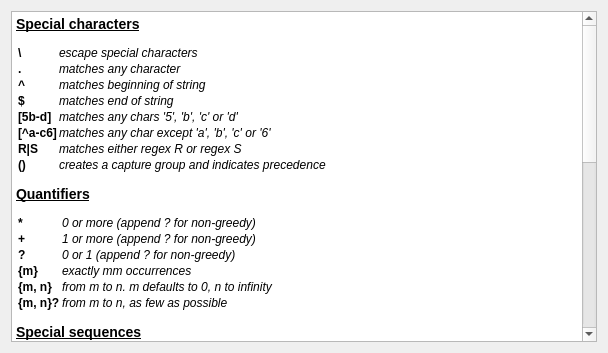
<?xml version="1.0" encoding="UTF-8"?>
<ui version="4.0">
 <class>Form</class>
 <widget class="QWidget" name="Form">
  <property name="geometry">
   <rect>
    <x>0</x>
    <y>0</y>
    <width>608</width>
    <height>353</height>
   </rect>
  </property>
  <property name="windowTitle">
   <string>Form</string>
  </property>
  <layout class="QGridLayout" name="gridLayout">
   <item row="0" column="0">
    <widget class="QTextEdit" name="textEditQuickRef">
     <property name="sizePolicy">
      <sizepolicy hsizetype="Minimum" vsizetype="Expanding">
       <horstretch>0</horstretch>
       <verstretch>0</verstretch>
      </sizepolicy>
     </property>
     <property name="readOnly">
      <bool>true</bool>
     </property>
     <property name="html">
      <string>&lt;!DOCTYPE HTML PUBLIC &quot;-//W3C//DTD HTML 4.0//EN&quot; &quot;http://www.w3.org/TR/REC-html40/strict.dtd&quot;&gt;
&lt;html&gt;&lt;head&gt;&lt;meta name=&quot;qrichtext&quot; content=&quot;1&quot; /&gt;&lt;style type=&quot;text/css&quot;&gt;
p, li { white-space: pre-wrap; }
&lt;/style&gt;&lt;/head&gt;&lt;body style=&quot; font-family:'Sans Serif'; font-size:9pt; font-weight:400; font-style:normal;&quot;&gt;
&lt;p style=&quot; margin-top:12px; margin-bottom:12px; margin-left:0px; margin-right:0px; -qt-block-indent:0; text-indent:0px;&quot;&gt;&lt;span style=&quot; font-size:large; font-weight:600; text-decoration: underline;&quot;&gt;Special characters&lt;/span&gt;&lt;/p&gt;
&lt;p style=&quot;-qt-paragraph-type:empty; margin-top:12px; margin-bottom:12px; margin-left:0px; margin-right:0px; -qt-block-indent:0; text-indent:0px;&quot;&gt;&lt;br /&gt;&lt;/p&gt;
&lt;table border=&quot;0&quot; style=&quot; margin-top:0px; margin-bottom:0px; margin-left:0px; margin-right:0px;&quot; cellspacing=&quot;2&quot; cellpadding=&quot;0&quot;&gt;
&lt;tr&gt;
&lt;td&gt;
&lt;p style=&quot; margin-top:12px; margin-bottom:12px; margin-left:0px; margin-right:0px; -qt-block-indent:0; text-indent:0px;&quot;&gt;&lt;span style=&quot; font-family:'Courier New,courier'; font-weight:600;&quot;&gt;\&lt;/span&gt;&lt;/p&gt;&lt;/td&gt;
&lt;td&gt;
&lt;p style=&quot; margin-top:12px; margin-bottom:12px; margin-left:0px; margin-right:0px; -qt-block-indent:0; text-indent:0px;&quot;&gt;&lt;span style=&quot; font-style:italic;&quot;&gt;escape special characters&lt;/span&gt;&lt;/p&gt;&lt;/td&gt;&lt;/tr&gt;
&lt;tr&gt;
&lt;td&gt;
&lt;p style=&quot; margin-top:12px; margin-bottom:12px; margin-left:0px; margin-right:0px; -qt-block-indent:0; text-indent:0px;&quot;&gt;&lt;span style=&quot; font-family:'Courier New,courier'; font-weight:600;&quot;&gt;.&lt;/span&gt;&lt;/p&gt;&lt;/td&gt;
&lt;td&gt;
&lt;p style=&quot; margin-top:12px; margin-bottom:12px; margin-left:0px; margin-right:0px; -qt-block-indent:0; text-indent:0px;&quot;&gt;&lt;span style=&quot; font-style:italic;&quot;&gt;matches any character&lt;/span&gt;&lt;/p&gt;&lt;/td&gt;&lt;/tr&gt;
&lt;tr&gt;
&lt;td&gt;
&lt;p style=&quot; margin-top:12px; margin-bottom:12px; margin-left:0px; margin-right:0px; -qt-block-indent:0; text-indent:0px;&quot;&gt;&lt;span style=&quot; font-family:'Courier New,courier'; font-weight:600;&quot;&gt;^&lt;/span&gt;&lt;/p&gt;&lt;/td&gt;
&lt;td&gt;
&lt;p style=&quot; margin-top:12px; margin-bottom:12px; margin-left:0px; margin-right:0px; -qt-block-indent:0; text-indent:0px;&quot;&gt;&lt;span style=&quot; font-style:italic;&quot;&gt;matches beginning of string&lt;/span&gt;&lt;/p&gt;&lt;/td&gt;&lt;/tr&gt;
&lt;tr&gt;
&lt;td&gt;
&lt;p style=&quot; margin-top:12px; margin-bottom:12px; margin-left:0px; margin-right:0px; -qt-block-indent:0; text-indent:0px;&quot;&gt;&lt;span style=&quot; font-family:'Courier New,courier'; font-weight:600;&quot;&gt;$&lt;/span&gt;&lt;/p&gt;&lt;/td&gt;
&lt;td&gt;
&lt;p style=&quot; margin-top:12px; margin-bottom:12px; margin-left:0px; margin-right:0px; -qt-block-indent:0; text-indent:0px;&quot;&gt;&lt;span style=&quot; font-style:italic;&quot;&gt;matches end of string&lt;/span&gt;&lt;/p&gt;&lt;/td&gt;&lt;/tr&gt;
&lt;tr&gt;
&lt;td&gt;
&lt;p style=&quot; margin-top:12px; margin-bottom:12px; margin-left:0px; margin-right:0px; -qt-block-indent:0; text-indent:0px;&quot;&gt;&lt;span style=&quot; font-family:'Courier New,courier'; font-weight:600;&quot;&gt;[5b-d]&lt;/span&gt;&lt;/p&gt;&lt;/td&gt;
&lt;td&gt;
&lt;p style=&quot; margin-top:12px; margin-bottom:12px; margin-left:0px; margin-right:0px; -qt-block-indent:0; text-indent:0px;&quot;&gt;&lt;span style=&quot; font-style:italic;&quot;&gt;matches any chars '5', 'b', 'c' or 'd'&lt;/span&gt;&lt;/p&gt;&lt;/td&gt;&lt;/tr&gt;
&lt;tr&gt;
&lt;td&gt;
&lt;p style=&quot; margin-top:12px; margin-bottom:12px; margin-left:0px; margin-right:0px; -qt-block-indent:0; text-indent:0px;&quot;&gt;&lt;span style=&quot; font-family:'Courier New,courier'; font-weight:600;&quot;&gt;[^a-c6]&lt;/span&gt;&lt;/p&gt;&lt;/td&gt;
&lt;td&gt;
&lt;p style=&quot; margin-top:12px; margin-bottom:12px; margin-left:0px; margin-right:0px; -qt-block-indent:0; text-indent:0px;&quot;&gt;&lt;span style=&quot; font-style:italic;&quot;&gt;matches any char except 'a', 'b', 'c' or '6'&lt;/span&gt;&lt;/p&gt;&lt;/td&gt;&lt;/tr&gt;
&lt;tr&gt;
&lt;td&gt;
&lt;p style=&quot; margin-top:12px; margin-bottom:12px; margin-left:0px; margin-right:0px; -qt-block-indent:0; text-indent:0px;&quot;&gt;&lt;span style=&quot; font-family:'Courier New,courier'; font-weight:600;&quot;&gt;R|S&lt;/span&gt;&lt;/p&gt;&lt;/td&gt;
&lt;td&gt;
&lt;p style=&quot; margin-top:12px; margin-bottom:12px; margin-left:0px; margin-right:0px; -qt-block-indent:0; text-indent:0px;&quot;&gt;&lt;span style=&quot; font-style:italic;&quot;&gt;matches either regex &lt;/span&gt;&lt;span style=&quot; font-family:'Courier New,courier'; font-style:italic;&quot;&gt;R&lt;/span&gt;&lt;span style=&quot; font-style:italic;&quot;&gt; or regex &lt;/span&gt;&lt;span style=&quot; font-family:'Courier New,courier'; font-style:italic;&quot;&gt;S&lt;/span&gt;&lt;/p&gt;&lt;/td&gt;&lt;/tr&gt;
&lt;tr&gt;
&lt;td&gt;
&lt;p style=&quot; margin-top:12px; margin-bottom:12px; margin-left:0px; margin-right:0px; -qt-block-indent:0; text-indent:0px;&quot;&gt;&lt;span style=&quot; font-family:'Courier New,courier'; font-weight:600;&quot;&gt;()&lt;/span&gt;&lt;/p&gt;&lt;/td&gt;
&lt;td&gt;
&lt;p style=&quot; margin-top:12px; margin-bottom:12px; margin-left:0px; margin-right:0px; -qt-block-indent:0; text-indent:0px;&quot;&gt;&lt;span style=&quot; font-style:italic;&quot;&gt;creates a capture group and indicates precedence&lt;/span&gt;&lt;/p&gt;&lt;/td&gt;&lt;/tr&gt;&lt;/table&gt;
&lt;p style=&quot; margin-top:12px; margin-bottom:12px; margin-left:0px; margin-right:0px; -qt-block-indent:0; text-indent:0px;&quot;&gt;&lt;span style=&quot; font-size:large; font-weight:600; text-decoration: underline;&quot;&gt;Quantifiers&lt;/span&gt;&lt;/p&gt;
&lt;p style=&quot;-qt-paragraph-type:empty; margin-top:12px; margin-bottom:12px; margin-left:0px; margin-right:0px; -qt-block-indent:0; text-indent:0px;&quot;&gt;&lt;br /&gt;&lt;/p&gt;
&lt;table border=&quot;0&quot; style=&quot; margin-top:0px; margin-bottom:0px; margin-left:0px; margin-right:0px;&quot; cellspacing=&quot;2&quot; cellpadding=&quot;0&quot;&gt;
&lt;tr&gt;
&lt;td&gt;
&lt;p style=&quot; margin-top:12px; margin-bottom:12px; margin-left:0px; margin-right:0px; -qt-block-indent:0; text-indent:0px;&quot;&gt;&lt;span style=&quot; font-family:'Courier New,courier'; font-weight:600;&quot;&gt;*&lt;/span&gt;&lt;/p&gt;&lt;/td&gt;
&lt;td&gt;
&lt;p style=&quot; margin-top:12px; margin-bottom:12px; margin-left:0px; margin-right:0px; -qt-block-indent:0; text-indent:0px;&quot;&gt;&lt;span style=&quot; font-style:italic;&quot;&gt;0 or more (append &lt;/span&gt;&lt;span style=&quot; font-family:'Courier New,courier'; font-style:italic;&quot;&gt;?&lt;/span&gt;&lt;span style=&quot; font-style:italic;&quot;&gt; for non-greedy)&lt;/span&gt;&lt;/p&gt;&lt;/td&gt;&lt;/tr&gt;
&lt;tr&gt;
&lt;td&gt;
&lt;p style=&quot; margin-top:12px; margin-bottom:12px; margin-left:0px; margin-right:0px; -qt-block-indent:0; text-indent:0px;&quot;&gt;&lt;span style=&quot; font-family:'Courier New,courier'; font-weight:600;&quot;&gt;+&lt;/span&gt;&lt;/p&gt;&lt;/td&gt;
&lt;td&gt;
&lt;p style=&quot; margin-top:12px; margin-bottom:12px; margin-left:0px; margin-right:0px; -qt-block-indent:0; text-indent:0px;&quot;&gt;&lt;span style=&quot; font-style:italic;&quot;&gt;1 or more (append &lt;/span&gt;&lt;span style=&quot; font-family:'Courier New,courier'; font-style:italic;&quot;&gt;?&lt;/span&gt;&lt;span style=&quot; font-style:italic;&quot;&gt; for non-greedy)&lt;/span&gt;&lt;/p&gt;&lt;/td&gt;&lt;/tr&gt;
&lt;tr&gt;
&lt;td&gt;
&lt;p style=&quot; margin-top:12px; margin-bottom:12px; margin-left:0px; margin-right:0px; -qt-block-indent:0; text-indent:0px;&quot;&gt;&lt;span style=&quot; font-family:'Courier New,courier'; font-weight:600;&quot;&gt;?&lt;/span&gt;&lt;/p&gt;&lt;/td&gt;
&lt;td&gt;
&lt;p style=&quot; margin-top:12px; margin-bottom:12px; margin-left:0px; margin-right:0px; -qt-block-indent:0; text-indent:0px;&quot;&gt;&lt;span style=&quot; font-style:italic;&quot;&gt;0 or 1 (append &lt;/span&gt;&lt;span style=&quot; font-family:'Courier New,courier'; font-style:italic;&quot;&gt;?&lt;/span&gt;&lt;span style=&quot; font-style:italic;&quot;&gt; for non-greedy)&lt;/span&gt;&lt;/p&gt;&lt;/td&gt;&lt;/tr&gt;
&lt;tr&gt;
&lt;td&gt;
&lt;p style=&quot; margin-top:12px; margin-bottom:12px; margin-left:0px; margin-right:0px; -qt-block-indent:0; text-indent:0px;&quot;&gt;&lt;span style=&quot; font-family:'Courier New,courier'; font-weight:600;&quot;&gt;{m}&lt;/span&gt;&lt;/p&gt;&lt;/td&gt;
&lt;td&gt;
&lt;p style=&quot; margin-top:12px; margin-bottom:12px; margin-left:0px; margin-right:0px; -qt-block-indent:0; text-indent:0px;&quot;&gt;&lt;span style=&quot; font-style:italic;&quot;&gt;exactly &lt;/span&gt;&lt;span style=&quot; font-family:'Courier New,courier'; font-style:italic;&quot;&gt;m&lt;/span&gt;&lt;span style=&quot; font-style:italic;&quot;&gt;m occurrences&lt;/span&gt;&lt;/p&gt;&lt;/td&gt;&lt;/tr&gt;
&lt;tr&gt;
&lt;td&gt;
&lt;p style=&quot; margin-top:12px; margin-bottom:12px; margin-left:0px; margin-right:0px; -qt-block-indent:0; text-indent:0px;&quot;&gt;&lt;span style=&quot; font-family:'Courier New,courier'; font-weight:600;&quot;&gt;{m, n}&lt;/span&gt;&lt;/p&gt;&lt;/td&gt;
&lt;td&gt;
&lt;p style=&quot; margin-top:12px; margin-bottom:12px; margin-left:0px; margin-right:0px; -qt-block-indent:0; text-indent:0px;&quot;&gt;&lt;span style=&quot; font-style:italic;&quot;&gt;from &lt;/span&gt;&lt;span style=&quot; font-family:'Courier New,courier'; font-style:italic;&quot;&gt;m&lt;/span&gt;&lt;span style=&quot; font-style:italic;&quot;&gt; to &lt;/span&gt;&lt;span style=&quot; font-family:'Courier New,courier'; font-style:italic;&quot;&gt;n&lt;/span&gt;&lt;span style=&quot; font-style:italic;&quot;&gt;. &lt;/span&gt;&lt;span style=&quot; font-family:'Courier New,courier'; font-style:italic;&quot;&gt;m&lt;/span&gt;&lt;span style=&quot; font-style:italic;&quot;&gt; defaults to 0, &lt;/span&gt;&lt;span style=&quot; font-family:'Courier New,courier'; font-style:italic;&quot;&gt;n&lt;/span&gt;&lt;span style=&quot; font-style:italic;&quot;&gt; to infinity&lt;/span&gt;&lt;/p&gt;&lt;/td&gt;&lt;/tr&gt;
&lt;tr&gt;
&lt;td&gt;
&lt;p style=&quot; margin-top:12px; margin-bottom:12px; margin-left:0px; margin-right:0px; -qt-block-indent:0; text-indent:0px;&quot;&gt;&lt;span style=&quot; font-family:'Courier New,courier'; font-weight:600;&quot;&gt;{m, n}?&lt;/span&gt;&lt;/p&gt;&lt;/td&gt;
&lt;td&gt;
&lt;p style=&quot; margin-top:12px; margin-bottom:12px; margin-left:0px; margin-right:0px; -qt-block-indent:0; text-indent:0px;&quot;&gt;&lt;span style=&quot; font-style:italic;&quot;&gt;from &lt;/span&gt;&lt;span style=&quot; font-family:'Courier New,courier'; font-style:italic;&quot;&gt;m&lt;/span&gt;&lt;span style=&quot; font-style:italic;&quot;&gt; to &lt;/span&gt;&lt;span style=&quot; font-family:'Courier New,courier'; font-style:italic;&quot;&gt;n&lt;/span&gt;&lt;span style=&quot; font-style:italic;&quot;&gt;, as few as possible&lt;/span&gt;&lt;/p&gt;&lt;/td&gt;&lt;/tr&gt;&lt;/table&gt;
&lt;p style=&quot; margin-top:12px; margin-bottom:12px; margin-left:0px; margin-right:0px; -qt-block-indent:0; text-indent:0px;&quot;&gt;&lt;span style=&quot; font-size:large; font-weight:600; text-decoration: underline;&quot;&gt;Special sequences&lt;/span&gt;&lt;/p&gt;
&lt;p style=&quot;-qt-paragraph-type:empty; margin-top:12px; margin-bottom:12px; margin-left:0px; margin-right:0px; -qt-block-indent:0; text-indent:0px;&quot;&gt;&lt;br /&gt;&lt;/p&gt;
&lt;table border=&quot;0&quot; style=&quot; margin-top:0px; margin-bottom:0px; margin-left:0px; margin-right:0px;&quot; cellspacing=&quot;2&quot; cellpadding=&quot;0&quot;&gt;
&lt;tr&gt;
&lt;td&gt;
&lt;p style=&quot; margin-top:12px; margin-bottom:12px; margin-left:0px; margin-right:0px; -qt-block-indent:0; text-indent:0px;&quot;&gt;&lt;span style=&quot; font-family:'Courier New,courier'; font-weight:600;&quot;&gt;\A&lt;/span&gt;&lt;/p&gt;&lt;/td&gt;
&lt;td&gt;
&lt;p style=&quot; margin-top:12px; margin-bottom:12px; margin-left:0px; margin-right:0px; -qt-block-indent:0; text-indent:0px;&quot;&gt;&lt;span style=&quot; font-style:italic;&quot;&gt;start of string&lt;/span&gt;&lt;/p&gt;&lt;/td&gt;&lt;/tr&gt;
&lt;tr&gt;
&lt;td&gt;
&lt;p style=&quot; margin-top:12px; margin-bottom:12px; margin-left:0px; margin-right:0px; -qt-block-indent:0; text-indent:0px;&quot;&gt;&lt;span style=&quot; font-family:'Courier New,courier'; font-weight:600;&quot;&gt;\b&lt;/span&gt;&lt;/p&gt;&lt;/td&gt;
&lt;td&gt;
&lt;p style=&quot; margin-top:12px; margin-bottom:12px; margin-left:0px; margin-right:0px; -qt-block-indent:0; text-indent:0px;&quot;&gt;&lt;span style=&quot; font-style:italic;&quot;&gt;matches empty string at word boundary (between &lt;/span&gt;&lt;span style=&quot; font-family:'Courier New,courier'; font-style:italic;&quot;&gt;\w&lt;/span&gt;&lt;span style=&quot; font-style:italic;&quot;&gt; and &lt;/span&gt;&lt;span style=&quot; font-family:'Courier New,courier'; font-style:italic;&quot;&gt;\W&lt;/span&gt;&lt;span style=&quot; font-style:italic;&quot;&gt;)&lt;/span&gt;&lt;/p&gt;&lt;/td&gt;&lt;/tr&gt;
&lt;tr&gt;
&lt;td&gt;
&lt;p style=&quot; margin-top:12px; margin-bottom:12px; margin-left:0px; margin-right:0px; -qt-block-indent:0; text-indent:0px;&quot;&gt;&lt;span style=&quot; font-family:'Courier New,courier'; font-weight:600;&quot;&gt;\B&lt;/span&gt;&lt;/p&gt;&lt;/td&gt;
&lt;td&gt;
&lt;p style=&quot; margin-top:12px; margin-bottom:12px; margin-left:0px; margin-right:0px; -qt-block-indent:0; text-indent:0px;&quot;&gt;&lt;span style=&quot; font-style:italic;&quot;&gt;matches empty string not at word boundary&lt;/span&gt;&lt;/p&gt;&lt;/td&gt;&lt;/tr&gt;
&lt;tr&gt;
&lt;td&gt;
&lt;p style=&quot; margin-top:12px; margin-bottom:12px; margin-left:0px; margin-right:0px; -qt-block-indent:0; text-indent:0px;&quot;&gt;&lt;span style=&quot; font-family:'Courier New,courier'; font-weight:600;&quot;&gt;\d&lt;/span&gt;&lt;/p&gt;&lt;/td&gt;
&lt;td&gt;
&lt;p style=&quot; margin-top:12px; margin-bottom:12px; margin-left:0px; margin-right:0px; -qt-block-indent:0; text-indent:0px;&quot;&gt;&lt;span style=&quot; font-style:italic;&quot;&gt;digit&lt;/span&gt;&lt;/p&gt;&lt;/td&gt;&lt;/tr&gt;
&lt;tr&gt;
&lt;td&gt;
&lt;p style=&quot; margin-top:12px; margin-bottom:12px; margin-left:0px; margin-right:0px; -qt-block-indent:0; text-indent:0px;&quot;&gt;&lt;span style=&quot; font-family:'Courier New,courier'; font-weight:600;&quot;&gt;\D&lt;/span&gt;&lt;/p&gt;&lt;/td&gt;
&lt;td&gt;
&lt;p style=&quot; margin-top:12px; margin-bottom:12px; margin-left:0px; margin-right:0px; -qt-block-indent:0; text-indent:0px;&quot;&gt;&lt;span style=&quot; font-style:italic;&quot;&gt;non-digit&lt;/span&gt;&lt;/p&gt;&lt;/td&gt;&lt;/tr&gt;
&lt;tr&gt;
&lt;td&gt;
&lt;p style=&quot; margin-top:12px; margin-bottom:12px; margin-left:0px; margin-right:0px; -qt-block-indent:0; text-indent:0px;&quot;&gt;&lt;span style=&quot; font-family:'Courier New,courier'; font-weight:600;&quot;&gt;\s&lt;/span&gt;&lt;/p&gt;&lt;/td&gt;
&lt;td&gt;
&lt;p style=&quot; margin-top:12px; margin-bottom:12px; margin-left:0px; margin-right:0px; -qt-block-indent:0; text-indent:0px;&quot;&gt;&lt;span style=&quot; font-style:italic;&quot;&gt;whitespace: &lt;/span&gt;&lt;span style=&quot; font-family:'Courier New,courier'; font-style:italic;&quot;&gt;[ \t\n\r\f\v]&lt;/span&gt;&lt;/p&gt;&lt;/td&gt;&lt;/tr&gt;
&lt;tr&gt;
&lt;td&gt;
&lt;p style=&quot; margin-top:12px; margin-bottom:12px; margin-left:0px; margin-right:0px; -qt-block-indent:0; text-indent:0px;&quot;&gt;&lt;span style=&quot; font-family:'Courier New,courier'; font-weight:600;&quot;&gt;\S&lt;/span&gt;&lt;/p&gt;&lt;/td&gt;
&lt;td&gt;
&lt;p style=&quot; margin-top:12px; margin-bottom:12px; margin-left:0px; margin-right:0px; -qt-block-indent:0; text-indent:0px;&quot;&gt;&lt;span style=&quot; font-style:italic;&quot;&gt;non-whitespace&lt;/span&gt;&lt;/p&gt;&lt;/td&gt;&lt;/tr&gt;
&lt;tr&gt;
&lt;td&gt;
&lt;p style=&quot; margin-top:12px; margin-bottom:12px; margin-left:0px; margin-right:0px; -qt-block-indent:0; text-indent:0px;&quot;&gt;&lt;span style=&quot; font-family:'Courier New,courier'; font-weight:600;&quot;&gt;\w&lt;/span&gt;&lt;/p&gt;&lt;/td&gt;
&lt;td&gt;
&lt;p style=&quot; margin-top:12px; margin-bottom:12px; margin-left:0px; margin-right:0px; -qt-block-indent:0; text-indent:0px;&quot;&gt;&lt;span style=&quot; font-style:italic;&quot;&gt;alphanumeric: &lt;/span&gt;&lt;span style=&quot; font-family:'Courier New,courier'; font-style:italic;&quot;&gt;[0-9a-zA-Z_]&lt;/span&gt;&lt;/p&gt;&lt;/td&gt;&lt;/tr&gt;
&lt;tr&gt;
&lt;td&gt;
&lt;p style=&quot; margin-top:12px; margin-bottom:12px; margin-left:0px; margin-right:0px; -qt-block-indent:0; text-indent:0px;&quot;&gt;&lt;span style=&quot; font-family:'Courier New,courier'; font-weight:600;&quot;&gt;\W&lt;/span&gt;&lt;/p&gt;&lt;/td&gt;
&lt;td&gt;
&lt;p style=&quot; margin-top:12px; margin-bottom:12px; margin-left:0px; margin-right:0px; -qt-block-indent:0; text-indent:0px;&quot;&gt;&lt;span style=&quot; font-style:italic;&quot;&gt;non-alphanumeric&lt;/span&gt;&lt;/p&gt;&lt;/td&gt;&lt;/tr&gt;
&lt;tr&gt;
&lt;td&gt;
&lt;p style=&quot; margin-top:12px; margin-bottom:12px; margin-left:0px; margin-right:0px; -qt-block-indent:0; text-indent:0px;&quot;&gt;&lt;span style=&quot; font-family:'Courier New,courier'; font-weight:600;&quot;&gt;\Z&lt;/span&gt;&lt;/p&gt;&lt;/td&gt;
&lt;td&gt;
&lt;p style=&quot; margin-top:12px; margin-bottom:12px; margin-left:0px; margin-right:0px; -qt-block-indent:0; text-indent:0px;&quot;&gt;&lt;span style=&quot; font-style:italic;&quot;&gt;end of string&lt;/span&gt;&lt;/p&gt;&lt;/td&gt;&lt;/tr&gt;
&lt;tr&gt;
&lt;td&gt;
&lt;p style=&quot; margin-top:12px; margin-bottom:12px; margin-left:0px; margin-right:0px; -qt-block-indent:0; text-indent:0px;&quot;&gt;&lt;span style=&quot; font-family:'Courier New,courier'; font-weight:600;&quot;&gt;\g&amp;lt;id&amp;gt;&lt;/span&gt;&lt;/p&gt;&lt;/td&gt;
&lt;td&gt;
&lt;p style=&quot; margin-top:12px; margin-bottom:12px; margin-left:0px; margin-right:0px; -qt-block-indent:0; text-indent:0px;&quot;&gt;&lt;span style=&quot; font-style:italic;&quot;&gt;matches a previously defined group&lt;/span&gt;&lt;/p&gt;&lt;/td&gt;&lt;/tr&gt;&lt;/table&gt;
&lt;p style=&quot; margin-top:12px; margin-bottom:12px; margin-left:0px; margin-right:0px; -qt-block-indent:0; text-indent:0px;&quot;&gt;&lt;span style=&quot; font-size:large; font-weight:600; text-decoration: underline;&quot;&gt;Special sequences&lt;/span&gt;&lt;/p&gt;
&lt;p style=&quot;-qt-paragraph-type:empty; margin-top:12px; margin-bottom:12px; margin-left:0px; margin-right:0px; -qt-block-indent:0; text-indent:0px;&quot;&gt;&lt;br /&gt;&lt;/p&gt;
&lt;table border=&quot;0&quot; style=&quot; margin-top:0px; margin-bottom:0px; margin-left:0px; margin-right:0px;&quot; cellspacing=&quot;2&quot; cellpadding=&quot;0&quot;&gt;
&lt;tr&gt;
&lt;td&gt;
&lt;p style=&quot; margin-top:12px; margin-bottom:12px; margin-left:0px; margin-right:0px; -qt-block-indent:0; text-indent:0px;&quot;&gt;&lt;span style=&quot; font-family:'Courier New,courier'; font-weight:600;&quot;&gt;(?iLmsux)&lt;/span&gt;&lt;/p&gt;&lt;/td&gt;
&lt;td&gt;
&lt;p style=&quot; margin-top:12px; margin-bottom:12px; margin-left:0px; margin-right:0px; -qt-block-indent:0; text-indent:0px;&quot;&gt;&lt;span style=&quot; font-style:italic;&quot;&gt;matches empty string, sets re.X flags&lt;/span&gt;&lt;/p&gt;&lt;/td&gt;&lt;/tr&gt;
&lt;tr&gt;
&lt;td&gt;
&lt;p style=&quot; margin-top:12px; margin-bottom:12px; margin-left:0px; margin-right:0px; -qt-block-indent:0; text-indent:0px;&quot;&gt;&lt;span style=&quot; font-family:'Courier New,courier'; font-weight:600;&quot;&gt;(?:...)&lt;/span&gt;&lt;/p&gt;&lt;/td&gt;
&lt;td&gt;
&lt;p style=&quot; margin-top:12px; margin-bottom:12px; margin-left:0px; margin-right:0px; -qt-block-indent:0; text-indent:0px;&quot;&gt;&lt;span style=&quot; font-style:italic;&quot;&gt;non-capturing version of regular parentheses&lt;/span&gt;&lt;/p&gt;&lt;/td&gt;&lt;/tr&gt;
&lt;tr&gt;
&lt;td&gt;
&lt;p style=&quot; margin-top:12px; margin-bottom:12px; margin-left:0px; margin-right:0px; -qt-block-indent:0; text-indent:0px;&quot;&gt;&lt;span style=&quot; font-family:'Courier New,courier'; font-weight:600;&quot;&gt;(?P...)&lt;/span&gt;&lt;/p&gt;&lt;/td&gt;
&lt;td&gt;
&lt;p style=&quot; margin-top:12px; margin-bottom:12px; margin-left:0px; margin-right:0px; -qt-block-indent:0; text-indent:0px;&quot;&gt;&lt;span style=&quot; font-style:italic;&quot;&gt;matches whatever matched previously named group&lt;/span&gt;&lt;/p&gt;&lt;/td&gt;&lt;/tr&gt;
&lt;tr&gt;
&lt;td&gt;
&lt;p style=&quot; margin-top:12px; margin-bottom:12px; margin-left:0px; margin-right:0px; -qt-block-indent:0; text-indent:0px;&quot;&gt;&lt;span style=&quot; font-family:'Courier New,courier'; font-weight:600;&quot;&gt;(?P=)&lt;/span&gt;&lt;/p&gt;&lt;/td&gt;
&lt;td&gt;
&lt;p style=&quot; margin-top:12px; margin-bottom:12px; margin-left:0px; margin-right:0px; -qt-block-indent:0; text-indent:0px;&quot;&gt;&lt;span style=&quot; font-style:italic;&quot;&gt;digit&lt;/span&gt;&lt;/p&gt;&lt;/td&gt;&lt;/tr&gt;
&lt;tr&gt;
&lt;td&gt;
&lt;p style=&quot; margin-top:12px; margin-bottom:12px; margin-left:0px; margin-right:0px; -qt-block-indent:0; text-indent:0px;&quot;&gt;&lt;span style=&quot; font-family:'Courier New,courier'; font-weight:600;&quot;&gt;(?#...)&lt;/span&gt;&lt;/p&gt;&lt;/td&gt;
&lt;td&gt;
&lt;p style=&quot; margin-top:12px; margin-bottom:12px; margin-left:0px; margin-right:0px; -qt-block-indent:0; text-indent:0px;&quot;&gt;&lt;span style=&quot; font-style:italic;&quot;&gt;a comment; ignored&lt;/span&gt;&lt;/p&gt;&lt;/td&gt;&lt;/tr&gt;
&lt;tr&gt;
&lt;td&gt;
&lt;p style=&quot; margin-top:12px; margin-bottom:12px; margin-left:0px; margin-right:0px; -qt-block-indent:0; text-indent:0px;&quot;&gt;&lt;span style=&quot; font-family:'Courier New,courier'; font-weight:600;&quot;&gt;(?=...)&lt;/span&gt;&lt;/p&gt;&lt;/td&gt;
&lt;td&gt;
&lt;p style=&quot; margin-top:12px; margin-bottom:12px; margin-left:0px; margin-right:0px; -qt-block-indent:0; text-indent:0px;&quot;&gt;&lt;span style=&quot; font-style:italic;&quot;&gt;lookahead assertion: matches without consuming&lt;/span&gt;&lt;/p&gt;&lt;/td&gt;&lt;/tr&gt;
&lt;tr&gt;
&lt;td&gt;
&lt;p style=&quot; margin-top:12px; margin-bottom:12px; margin-left:0px; margin-right:0px; -qt-block-indent:0; text-indent:0px;&quot;&gt;&lt;span style=&quot; font-family:'Courier New,courier'; font-weight:600;&quot;&gt;(?!...)&lt;/span&gt;&lt;/p&gt;&lt;/td&gt;
&lt;td&gt;
&lt;p style=&quot; margin-top:12px; margin-bottom:12px; margin-left:0px; margin-right:0px; -qt-block-indent:0; text-indent:0px;&quot;&gt;&lt;span style=&quot; font-style:italic;&quot;&gt;negative lookahead assertion&lt;/span&gt;&lt;/p&gt;&lt;/td&gt;&lt;/tr&gt;
&lt;tr&gt;
&lt;td&gt;
&lt;p style=&quot; margin-top:12px; margin-bottom:12px; margin-left:0px; margin-right:0px; -qt-block-indent:0; text-indent:0px;&quot;&gt;&lt;span style=&quot; font-family:'Courier New,courier'; font-weight:600;&quot;&gt;(?&amp;lt;=...)&lt;/span&gt;&lt;/p&gt;&lt;/td&gt;
&lt;td&gt;
&lt;p style=&quot; margin-top:12px; margin-bottom:12px; margin-left:0px; margin-right:0px; -qt-block-indent:0; text-indent:0px;&quot;&gt;&lt;span style=&quot; font-style:italic;&quot;&gt;lookbehind assertion: matches if preceded&lt;/span&gt;&lt;/p&gt;&lt;/td&gt;&lt;/tr&gt;
&lt;tr&gt;
&lt;td&gt;
&lt;p style=&quot; margin-top:12px; margin-bottom:12px; margin-left:0px; margin-right:0px; -qt-block-indent:0; text-indent:0px;&quot;&gt;&lt;span style=&quot; font-family:'Courier New,courier'; font-weight:600;&quot;&gt;(?&amp;lt;!...)&lt;/span&gt;&lt;/p&gt;&lt;/td&gt;
&lt;td&gt;
&lt;p style=&quot; margin-top:12px; margin-bottom:12px; margin-left:0px; margin-right:0px; -qt-block-indent:0; text-indent:0px;&quot;&gt;&lt;span style=&quot; font-style:italic;&quot;&gt;negative lookbehind assertion&lt;/span&gt;&lt;/p&gt;&lt;/td&gt;&lt;/tr&gt;
&lt;tr&gt;
&lt;td&gt;
&lt;p style=&quot; margin-top:12px; margin-bottom:12px; margin-left:0px; margin-right:0px; -qt-block-indent:0; text-indent:0px;&quot;&gt;&lt;span style=&quot; font-family:'Courier New,courier'; font-weight:600;&quot;&gt;(?(id)yes|no)&lt;/span&gt;&lt;/p&gt;&lt;/td&gt;
&lt;td&gt;
&lt;p style=&quot; margin-top:12px; margin-bottom:12px; margin-left:0px; margin-right:0px; -qt-block-indent:0; text-indent:0px;&quot;&gt;&lt;span style=&quot; font-style:italic;&quot;&gt;match 'yes' if group 'id' matched, else 'no'&lt;/span&gt;&lt;/p&gt;&lt;/td&gt;&lt;/tr&gt;&lt;/table&gt;&lt;/body&gt;&lt;/html&gt;</string>
     </property>
    </widget>
   </item>
  </layout>
 </widget>
 <resources/>
 <connections/>
</ui>
